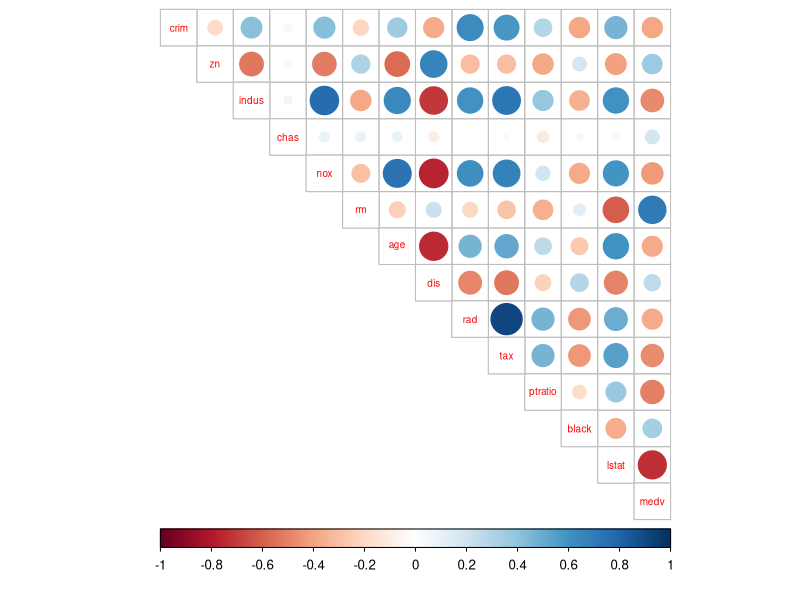
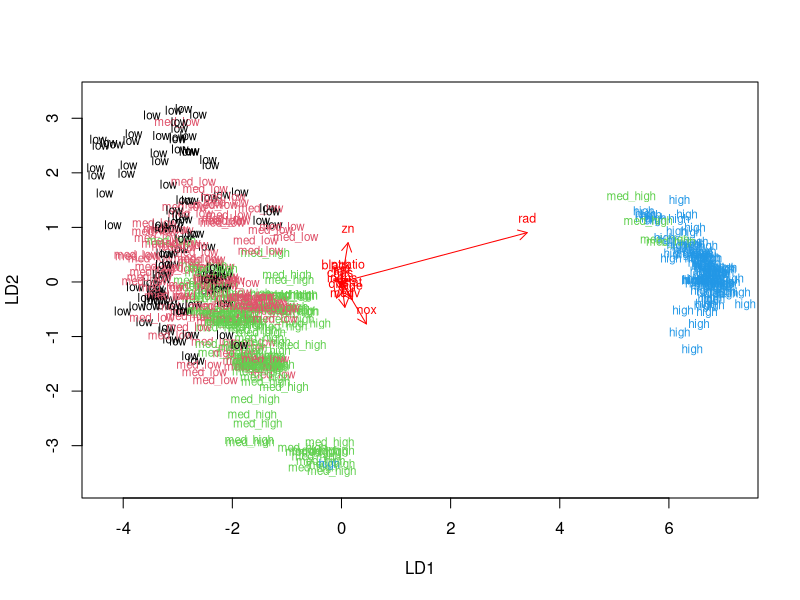

Write the R code that produced these figures, in order.
## ---- chunk 1
library(MASS)
data("Boston")
str(Boston)
summary(Boston)
names(Boston)
## ---- chunk 2
library(corrplot)
library(tidyverse)
cor_matrix<-cor(Boston)  %>% round(digits=2)
corrplot(cor_matrix, type="upper", cl.pos = "b",tl.pos = "d",tl.cex = 0.6  )

## ---- chunk 3
boston_scaled <- scale(Boston)
summary(boston_scaled)
## ---- chunk 4
boston_scaled <- as.data.frame(boston_scaled)
## ---- chunk 5
bins <- quantile(boston_scaled$crim)
crime <- cut(boston_scaled$crim, breaks = bins, include.lowest = TRUE, labels = c("low", "med_low", "med_high", "high"))
## ---- chunk 6
boston_scaled <- dplyr::select(boston_scaled, -crim)
boston_scaled <- data.frame(boston_scaled, crime)
## ---- chunk 7
n <- nrow(boston_scaled)
ind <- sample(n,  size = n * 0.8)
train <- boston_scaled[ind,]
test <- boston_scaled[-ind,]
## ---- chunk 8
lda.fit <- lda(crime ~ ., data = train)
lda.arrows <- function(x, myscale = 1, arrow_heads = 0.1, color = "red", tex = 0.75, choices = c(1,2)){
  heads <- coef(x)
  arrows(x0 = 0, y0 = 0, 
         x1 = myscale * heads[,choices[1]], 
         y1 = myscale * heads[,choices[2]], col=color, length = arrow_heads)
  text(myscale * heads[,choices], labels = row.names(heads), 
       cex = tex, col=color, pos=3)
}
classes <- as.numeric(train$crime)
plot(lda.fit, dimen = 2, col=classes, pch=classes)
lda.arrows(lda.fit, myscale = 1)

## ---- chunk 9
correct_classes <- test$crime
lda.pred <- predict(lda.fit, newdata = test)
table(correct = correct_classes, predicted = lda.pred$class)
